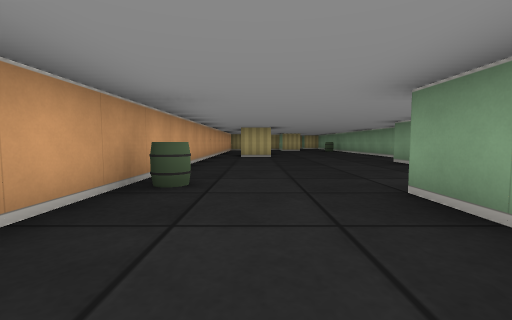
View 1 (above)

15 first-person views from a walk through a cub3D ray-caster map. The camera is about half as high as the walls, tilts 4° down and sees 90° across. The floor is counted in squares. Each view is taken from the middle of a square. On the plan, view 1 faces up. The plan holds only what a view shows up to about 9 squares ahead; the rest is blank.

View 2
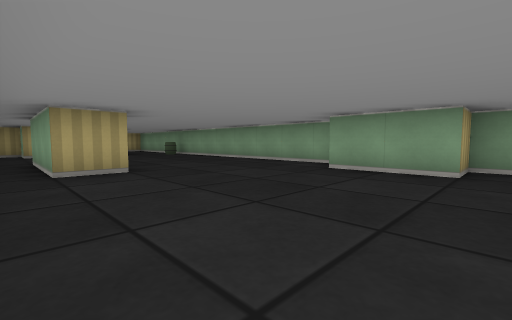

View 3
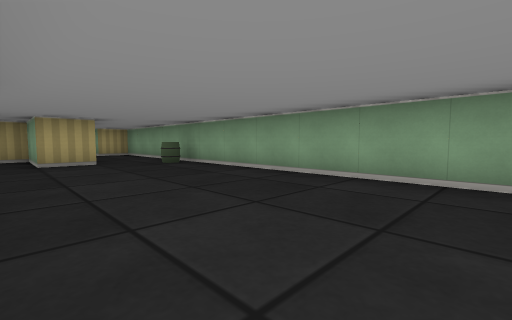

View 4
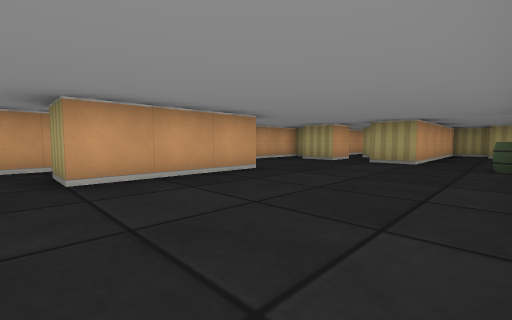

View 5
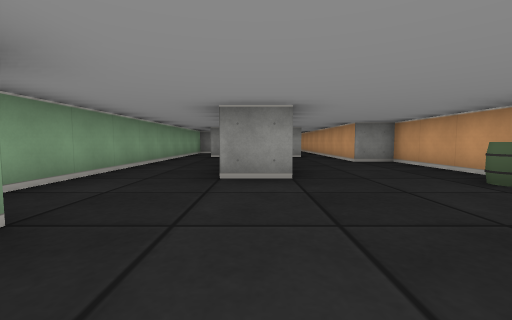

View 6
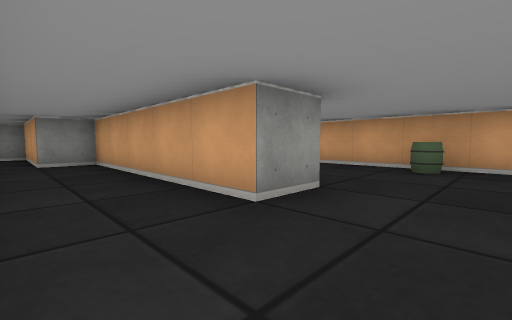

View 7
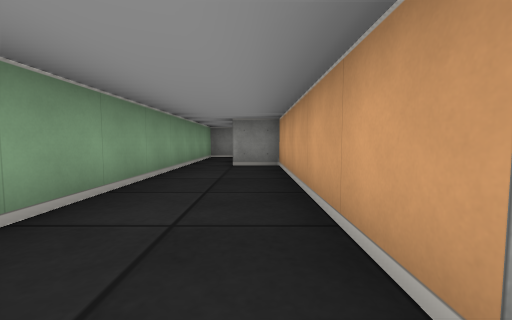

View 8
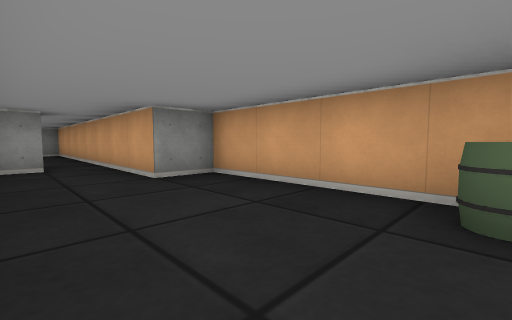

View 9
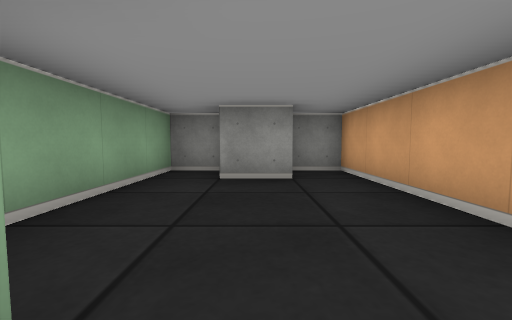

View 10
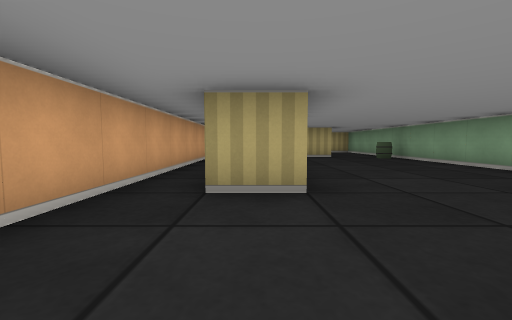

View 11
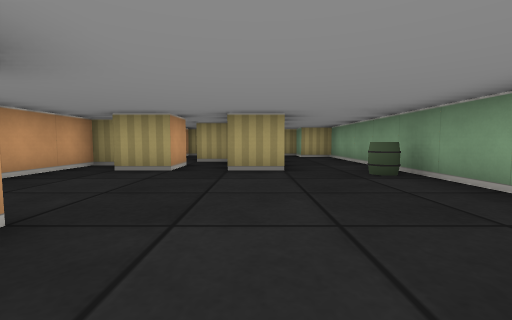

View 12
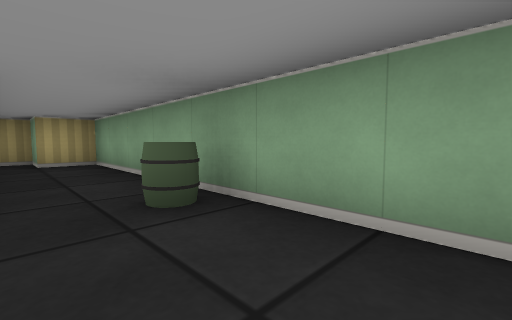

View 13
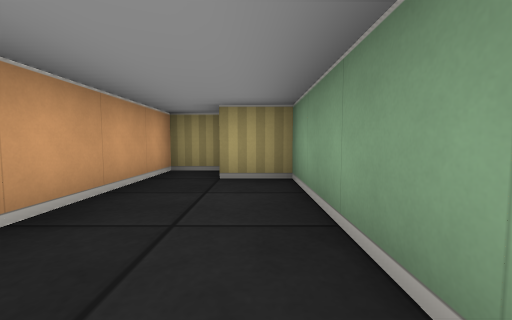

View 14
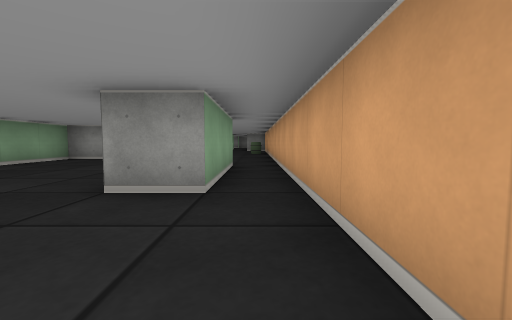

View 15
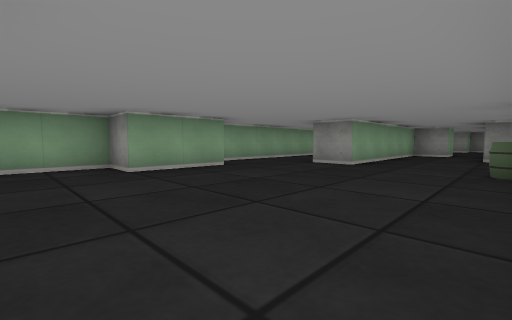

### Floor plan
Points are (right, up) in squares from view 1. A wall is a line through its corners. A room is listed if a view was taken in it or the views show most of it. See-through windows are left out.
Room 1 (views 1, 2, 3, 4, 5, 6, 7, 8, 10, 11, 12, 13, 14, 15)
walls: (0.5, 8.5) (-0.5, 8.5) (-0.5, 11.5) (0.5, 11.5) (0.5, 8.5); (0.5, 15.6) (0.5, 14.5) (-0.5, 14.5) (-0.5, 15.5) (-1.5, 15.5) (-1.5, -0.5) (-0.5, -0.5) (-0.5, -2.5); (1.5, -2.4) (1.5, 2.5) (2.5, 2.5) (2.5, -2.5) (3.5, -2.5) (3.5, -5.5) (4.5, -5.5) (4.5, 4.5) (3.5, 4.5) (3.5, 6.5) (4.5, 6.5) (4.5, 18.5) (3.5, 18.5) (3.5, 19.5) (2.5, 19.5) (2.5, 14.5) (1.5, 14.5) (1.5, 16.5) (0.5, 16.5); (0.5, -2.5) (1.2, -2.5)
ways out: opening at (0, -3) to room 2
objects: barrel (-1, 3); barrel (4, 14)
Room 2 (view 9)
walls: (0.4, -7.5) (1.5, -7.5); (1.6, -8.5) (2.5, -8.5) (2.5, -5.5); (0.5, -3.2) (0.5, -2.5); (-0.5, -2.5) (-0.5, -8.5) (0.4, -8.5)
ways out: opening at (0, -3) to room 1

Positions as (right, up) in squares from view 1, and headings:
1: (0, 0), facing up
2: (-1, 4), facing up-right
3: (1, 8), facing up-right
4: (4, 8), facing up-left
5: (2, 6), facing down
6: (4, 4), facing down-left
7: (3, 3), facing down
8: (1, 3), facing down-left
9: (1, -4), facing down
10: (0, 6), facing up
11: (2, 10), facing up
12: (3, 12), facing up-right
13: (4, 15), facing up
14: (-1, 14), facing down
15: (-1, 8), facing down-right
